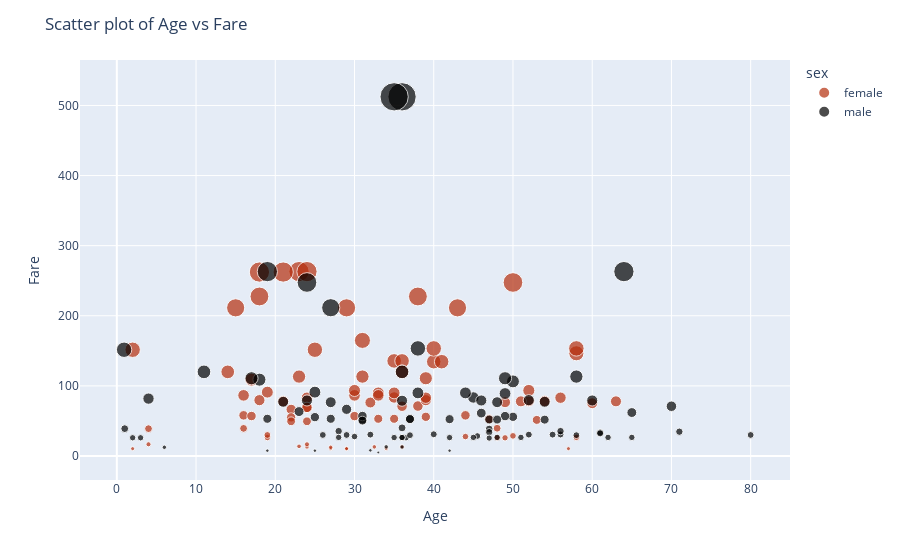

The code cell stored with this chart in its notebook:
### Code cell
# we can change the size of data points 
labels = {'male': 'black', 'female': '#b52e0d'}
fig3 = px.scatter(df, x = 'age', y = 'fare', color = 'sex', size = 'fare', color_discrete_map = labels)
fig3.update_layout(
    title = 'Scatter plot of Age vs Fare',
    xaxis_title = 'Age',
    yaxis_title = 'Fare'
)
fig3.show()
